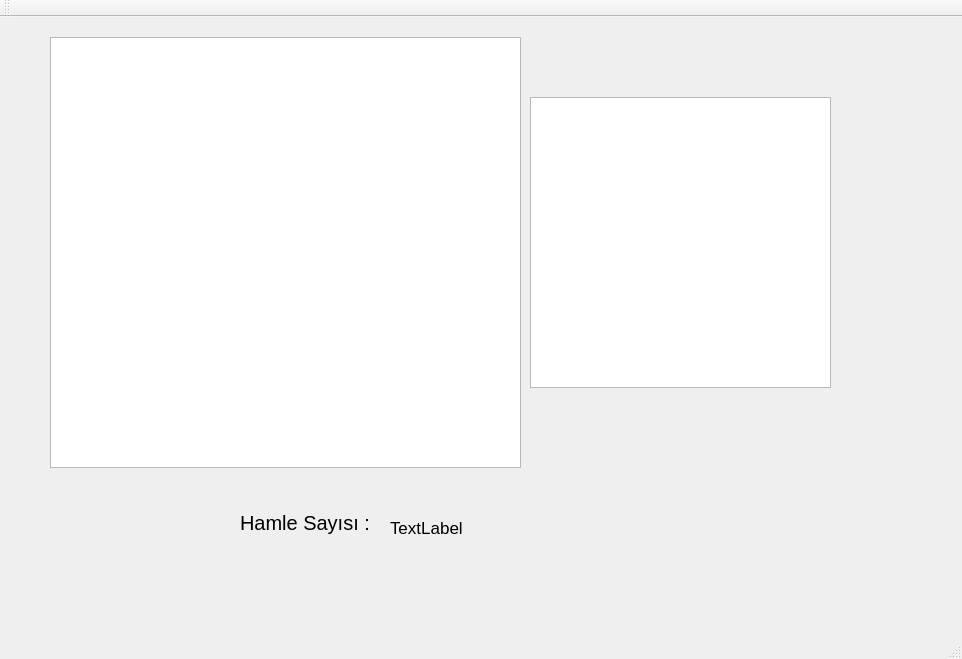
<?xml version="1.0" encoding="UTF-8"?>
<ui version="4.0">
 <class>MainWindow</class>
 <widget class="QMainWindow" name="MainWindow">
  <property name="geometry">
   <rect>
    <x>0</x>
    <y>0</y>
    <width>962</width>
    <height>659</height>
   </rect>
  </property>
  <property name="windowTitle">
   <string>MainWindow</string>
  </property>
  <widget class="QWidget" name="centralWidget">
   <widget class="QListWidget" name="listWidget">
    <property name="geometry">
     <rect>
      <x>530</x>
      <y>80</y>
      <width>301</width>
      <height>291</height>
     </rect>
    </property>
   </widget>
   <widget class="QListWidget" name="listWidget_2">
    <property name="geometry">
     <rect>
      <x>50</x>
      <y>20</y>
      <width>471</width>
      <height>431</height>
     </rect>
    </property>
   </widget>
   <widget class="QLabel" name="label">
    <property name="geometry">
     <rect>
      <x>390</x>
      <y>490</y>
      <width>91</width>
      <height>41</height>
     </rect>
    </property>
    <property name="font">
     <font>
      <pointsize>13</pointsize>
     </font>
    </property>
    <property name="text">
     <string>TextLabel</string>
    </property>
   </widget>
   <widget class="QLabel" name="label_2">
    <property name="geometry">
     <rect>
      <x>240</x>
      <y>490</y>
      <width>151</width>
      <height>31</height>
     </rect>
    </property>
    <property name="font">
     <font>
      <pointsize>15</pointsize>
     </font>
    </property>
    <property name="text">
     <string>Hamle Sayısı :</string>
    </property>
   </widget>
  </widget>
  <widget class="QMenuBar" name="menuBar">
   <property name="geometry">
    <rect>
     <x>0</x>
     <y>0</y>
     <width>962</width>
     <height>19</height>
    </rect>
   </property>
  </widget>
  <widget class="QToolBar" name="mainToolBar">
   <attribute name="toolBarArea">
    <enum>TopToolBarArea</enum>
   </attribute>
   <attribute name="toolBarBreak">
    <bool>false</bool>
   </attribute>
  </widget>
  <widget class="QStatusBar" name="statusBar"/>
 </widget>
 <layoutdefault spacing="6" margin="11"/>
 <resources/>
 <connections/>
</ui>
